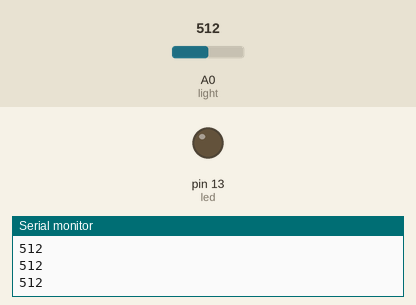
Bench run of a sketch on a simulated Arduino Uno, built with avr-gcc and run on an emulated ATmega328P. Shown: output pins drawn as LEDs (lit = HIGH), the last lines printed to the serial monitor. Inputs (shaded band) come from the test bench; at power-on: A0 (light) = 512.

Above: at 1.2 s.
1.3 s: A0 (light) set to 894
2.8 s: A0 (light) set to 916
At 4.0 s:
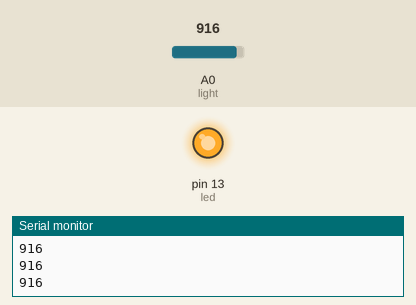
4.3 s: A0 (light) set to 900
At 5.5 s:
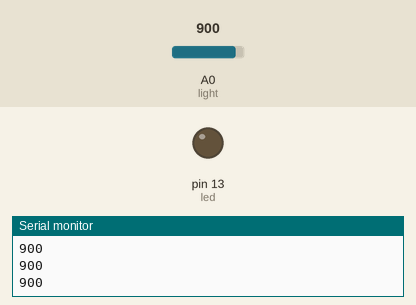
5.9 s: A0 (light) set to 1023
At 6.9 s:
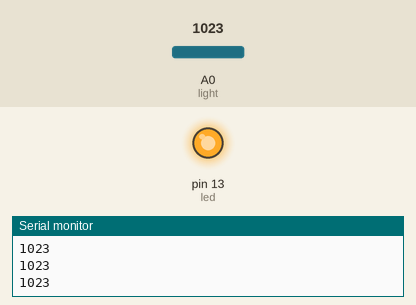
Timing chart, 0 to 8.5 s (numbered marks = the images above; inputs shaded):
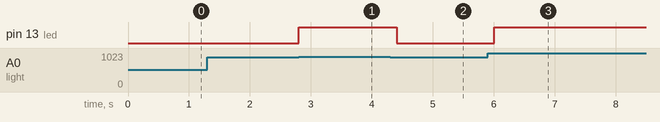

Measured:
- the behaviour switches between 900 and 901 on A0 (light) (found by bisection; images 0 and 1)
- after the input at 2.8 s, pin 13 (led): LOW → HIGH at once
- after the input at 4.3 s, pin 13 (led): HIGH → LOW after 0.11 s
- after the input at 5.9 s, pin 13 (led): LOW → HIGH after 0.11 s

The sketch:

anh_sang.ino
```cpp
//3 chân: 1VCC, 1GND, 1 light(A)

int light = 0;
int val = 0;
int led = 13;
void setup() {
  // put your setup code here, to run once:
  Serial.begin(9600);
  pinMode(led, OUTPUT);

}

void loop() {
  // put your main code here, to run repeatedly:

  val = analogRead(light);
  Serial.println(val);
  if(val > 900)
  {
    digitalWrite(led, HIGH);
  }
  else {
    digitalWrite(led, LOW);
  }
  delay(200);

}
```
